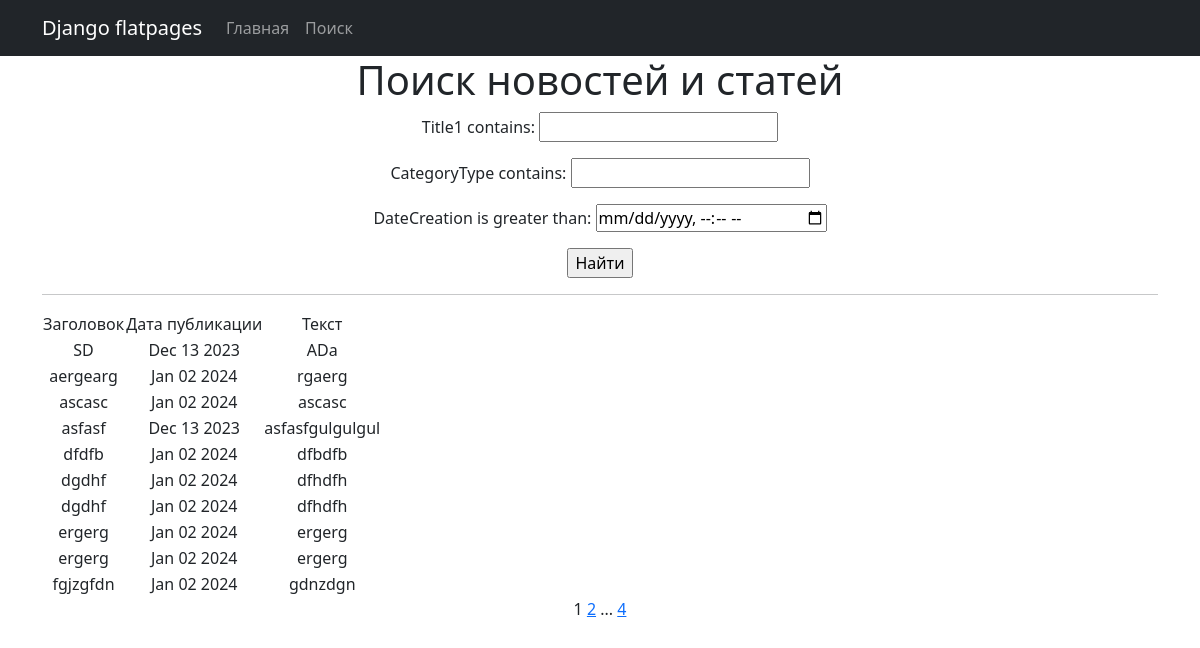
/search/, run on an earlier commit of the app's database.
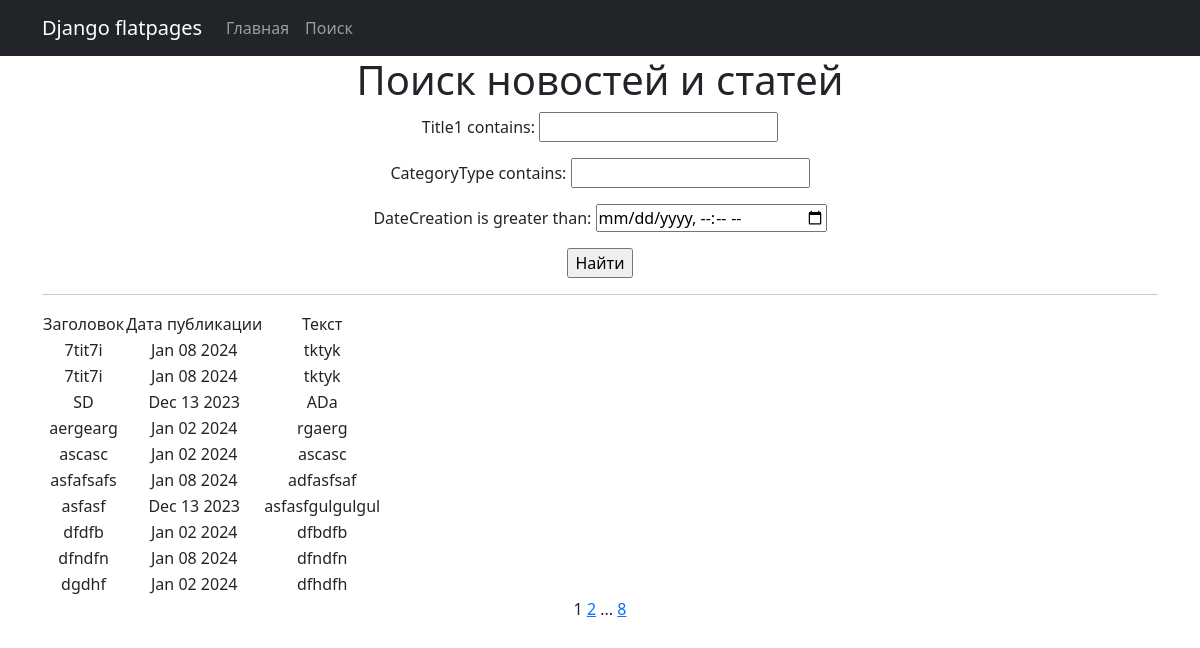
And on a later commit of the database.
### news/models.py (models this page shows, shortened)
class Post(models.Model):
    author = models.ForeignKey(Author, on_delete=models.CASCADE)
    NEWS = 'Nw'
    ARTICLE = "Ar"
    CATEGORY_CHOICES = [
        (NEWS, 'Новости'),
        (ARTICLE, 'Статья')
    ]
    categoryType = models.CharField(max_length=16, choices=CATEGORY_CHOICES, default=ARTICLE)
    dateCreation = models.DateTimeField(auto_now_add=True)
    postCategory = models.ManyToManyField(Category, through='PostCategory')
    title1 = models.TextField(max_length=128)
    text = models.TextField()
    rating = models.SmallIntegerField(default=0)

### news/views.py (the view)
# urls.py: path('search/',SearchList.as_view(), name = 'post_search'),
class SearchList(ListView):
   model = Post
   ordering = 'title1'
   template_name = 'flatpages/search.html'
   context_object_name = 'news'
   paginate_by = 10  # вот так мы можем указать количество записей на странице
   def get_queryset(self):
       queryset = super().get_queryset()
       self.filterset = PostFilter(self.request.GET, queryset)
       return self.filterset.qs
   def get_context_data(self, **kwargs):
       context = super().get_context_data(**kwargs)
       context['filterset'] = self.filterset
       return context

### news/templatetags/f_filter.py (called while the page is built)
@register.filter()
def censor(text):
    text_list = text.split()
    bad_words = ['книга']
    censored_text_list = []
    for word in text_list:
        clean_word = ''.join(c for c in word if c not in string.punctuation)
        if clean_word.lower() in bad_words:
            censored_word = clean_word[0] + (len(clean_word) - 1) * '*'
            censored_text_list.append(word.replace(clean_word, censored_word))
        else:
            censored_text_list.append(word)
    return ' '.join(censored_text_list)

### templates/flatpages/search.html (shortened to what this page needs)
{% extends 'flatpages/default.html' %}
{% load f_filter %}
{% load tags %}
{% block content %}
   <h1>Поиск новостей и статей</h1>
   <form action="" method="get">
       {{ filterset.form.as_p }}
       <input type="submit" value="Найти" />
   </form>
  <hr>
   {% if news %}
       <table>
           <tr>
               <td>Заголовок</td>
               <td>Дата публикации</td>
               <td>Текст</td>
           </tr>
           {% for news in news %}
           <tr>
               <td>{{ news.title1 }}</td>
               <td>{{ news.dateCreation|date:'M d Y' }}</td>
               <td>{{ news.text|truncatewords:20|censor }}</td>
           </tr>
           {% endfor %}
       </table>
   {% else %}
       <h2>Новостей нет!</h2>
   {% endif %}
   {{ page_obj.number }}
   {% if page_obj.has_next %}
       <a href="?page={{ page_obj.next_page_number }}">{{ page_obj.next_page_number }}</a>
       {% if paginator.num_pages != page_obj.next_page_number %}
           ...
           <a href="?page={{ page_obj.paginator.num_pages }}">{{ page_obj.paginator.num_pages }}</a>
       {% endif %}
   {% endif %}
{% endblock content %}

What changed in the data, as far as the page shows it:
no longer on this page (row unchanged): Post: title1 "dgdhf", dateCreation "Jan 02 2024", text|censor "dfhdfh"
no longer on this page (row unchanged): Post: title1 "ergerg", dateCreation "Jan 02 2024", text|censor "ergerg"
no longer on this page (row unchanged): Post: title1 "ergerg", dateCreation "Jan 02 2024", text|censor "ergerg"
no longer on this page (row unchanged): Post: title1 "fgjzgfdn", dateCreation "Jan 02 2024", text|censor "gdnzdgn"
added Post: title1 "7tit7i", dateCreation "Jan 08 2024", text|censor "tktyk"
added Post: title1 "7tit7i", dateCreation "Jan 08 2024", text|censor "tktyk"
added Post: title1 "asfafsafs", dateCreation "Jan 08 2024", text|censor "adfasfsaf"
added Post: title1 "dfndfn", dateCreation "Jan 08 2024", text|censor "dfndfn"
Also different on the page:
{{ page_obj.paginator.num_pages }}: "4" → "8"
